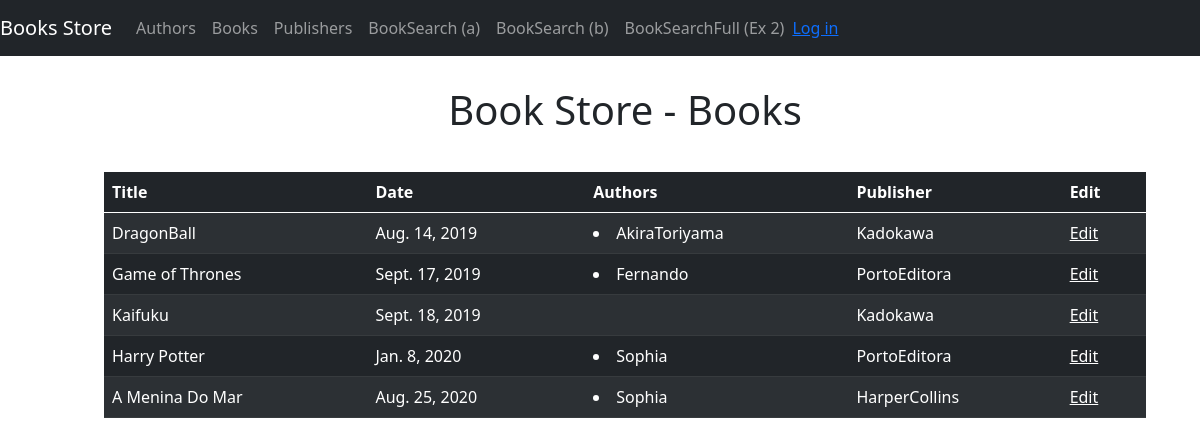
/books, run on the app's committed database.
### booksApp/models.py (models this page shows, shortened)
class Book(models.Model):
    title = models.CharField(max_length=100)
    date = models.DateField()
    authors = models.ManyToManyField(Author)
    publisher = models.ForeignKey(Publisher, on_delete=models.CASCADE)

class Author(models.Model):
    name = models.CharField(max_length=70)
    email = models.EmailField()

class Publisher(models.Model):
    name = models.CharField(max_length=70)
    city = models.CharField(max_length=50)
    country = models.CharField(max_length=50)
    website = models.URLField()
    def __str__(self):
        return self.name

### booksApp/views.py (the view)
# urls.py: path('books', views.books, name='books'),
def books(request):
    tparams = {
        'title': 'Books',
        'books': Book.objects.all()
    }
    return render(request, 'Books.html', tparams)

### templates/Books.html (shortened to what this page needs)
{% extends "layout.html" %}
{% block content %}
    <div class="container">
        <h1 style="text-align: center; padding-bottom: 30px; padding-top: 20px"> Book Store - Books </h1>
    {% if books %}
        <table class="table table-dark table-striped">
  <thead>
    <tr>
      <th scope="col">Title</th>
      <th scope="col">Date</th>
      <th scope="col">Authors</th>
      <th scope="col">Publisher</th>
        <th scope="col">Edit</th>
    </tr>
  </thead>
  <tbody>
   {%  for book in books %}
    <tr>
    <td>{{ book.title }}</td>
    <td>{{ book.date }}</td>
    <td>{% for a in book.authors.all %}
                    <li style="text-decoration: none"> {{ a.name }}</li>
                {% endfor %}</td>
    <td>{{ book.publisher }}</td>
    {% if user.is_authenticated and  user.is_superuser %}
        <td> <a href="/edit/book/{{ book.title }}">  <u> Edit </u>  </a> </td>
    {% else %}
        <td> <a onclick="denyEditAlert()">  <u> Edit </u>  </a> </td>
    {% endif %}
    </tr>
    {% endfor %}
  </tbody>
</table>
    {% else %}
    <p> Did not find any result.</p>
    {% endif %}
    </div>
{% endblock %}
{% block scripts %}
    {% load static %}
{% endblock %}

### templates/layout.html (shortened to what this page needs)
<!DOCTYPE html>
<html lang="en">
<head>
    {% load static %}
    <link href="https://cdn.jsdelivr.net/npm/bootstrap@5.0.0-beta3/dist/css/bootstrap.min.css" rel="stylesheet">
   <link rel="stylesheet" href="https://cdnjs.cloudflare.com/ajax/libs/font-awesome/4.7.0/css/font-awesome.min.css">
<body>
    <nav class="navbar navbar-expand-md navbar-dark fixed-top bg-dark">
      <a class="navbar-brand" href="{% url 'home' %}"> Books Store </a>
      <div class="collapse navbar-collapse" id="navbarDefault">
        <ul class="navbar-nav mr-auto">
          <li class="nav-item">
            <a class="nav-link" href="{% url 'authors' %}"> Authors </a>
          </li>
          <li class="nav-item">
            <a class="nav-link" href="{% url 'books' %}"> Books </a>
          </li>
          <li class="nav-item">
            <a class="nav-link" href="{% url 'publishers' %}"> Publishers </a>
          </li>
            <li class="nav-item">
            <a class="nav-link" href="{% url 'booksearch' %}"> BookSearch (a) </a>
          </li>
            <li class="nav-item">
            <a class="nav-link" href="{% url 'bookquery' %}"> BookSearch (b) </a>
          </li>
             <li class="nav-item">
            <a class="nav-link" href="{% url 'bookqueryfull' %}"> BookSearchFull (Ex 2) </a>
          </li>
        </ul>
          {% include 'loginpartial.html' %}
      </div>
    </nav>
      <main role="main">
        <div class="container body-content">
            {% block content %} {% endblock %}
        </div>
    </main>
</body>
</html>

### templates/loginpartial.html
{% if user.is_authenticated %}
<form id="logoutForm" action="/logout" method="get" class="form-inline my-2 my-lg-0">
    {% csrf_token %}
    <span class="navbar-brand">Hello {{ user.username }}!</span>
    <a href="javascript:document.getElementById('logoutForm').submit()">Log off</a>
</form>
{% else %}
<ul class="navbar-nav navbar-right">
    <li><a href="{% url 'login' %}">Log in</a></li>
</ul>
{% endif %}

### templates/layout.html (style rules this page uses)
body { padding: 50px 30px 50px 80px; }

### data on the page
Book: title "DragonBall", date "Aug. 14, 2019", publisher "Kadokawa"
Author: name "AkiraToriyama"
Book: title "Game of Thrones", date "Sept. 17, 2019", publisher "PortoEditora"
Author: name "Fernando"
Book: title "Kaifuku", date "Sept. 18, 2019", publisher "Kadokawa"
Book: title "Harry Potter", date "Jan. 8, 2020", publisher "PortoEditora"
Author: name "Sophia"
Book: title "A Menina Do Mar", date "Aug. 25, 2020", publisher "HarperCollins"
